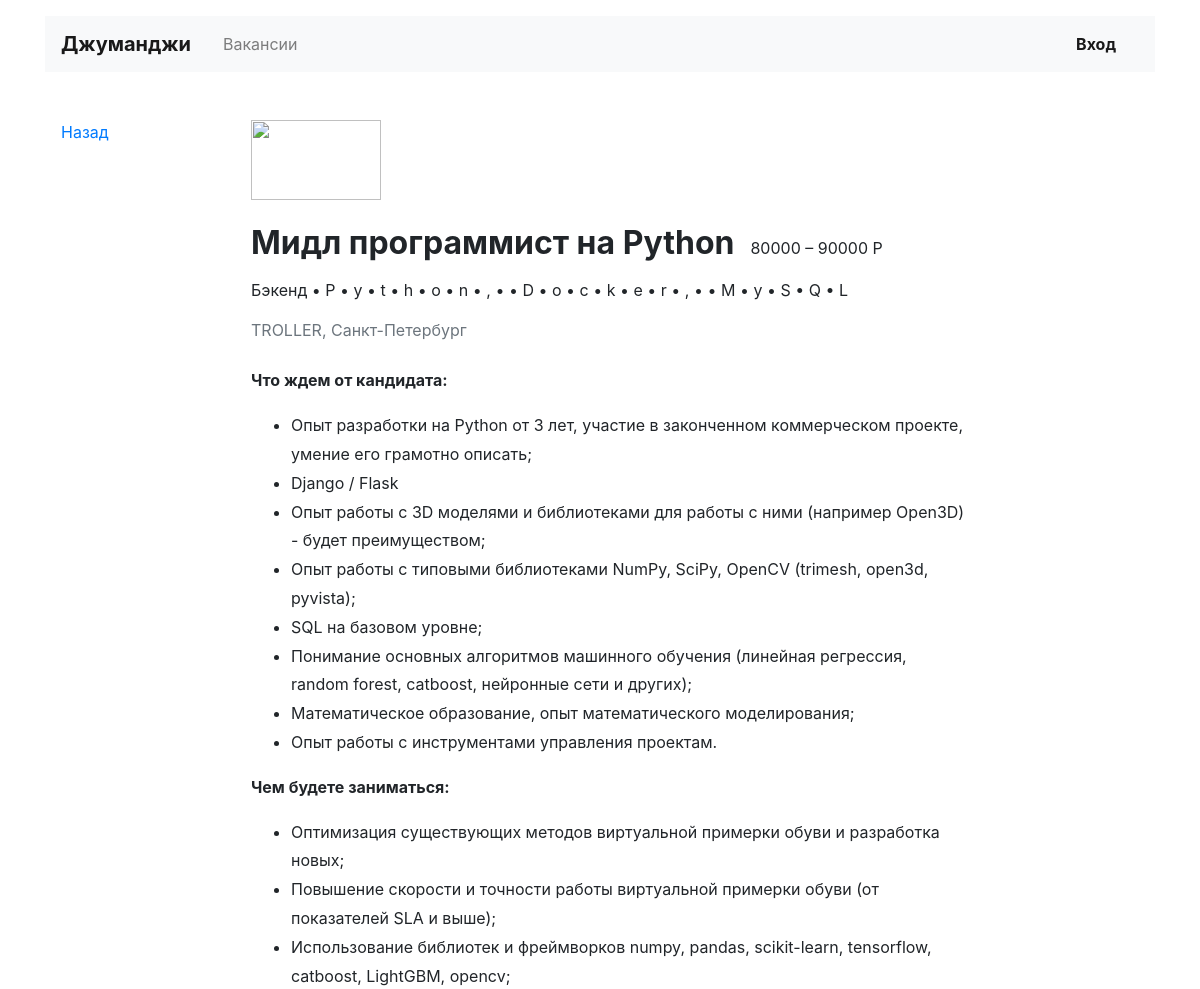
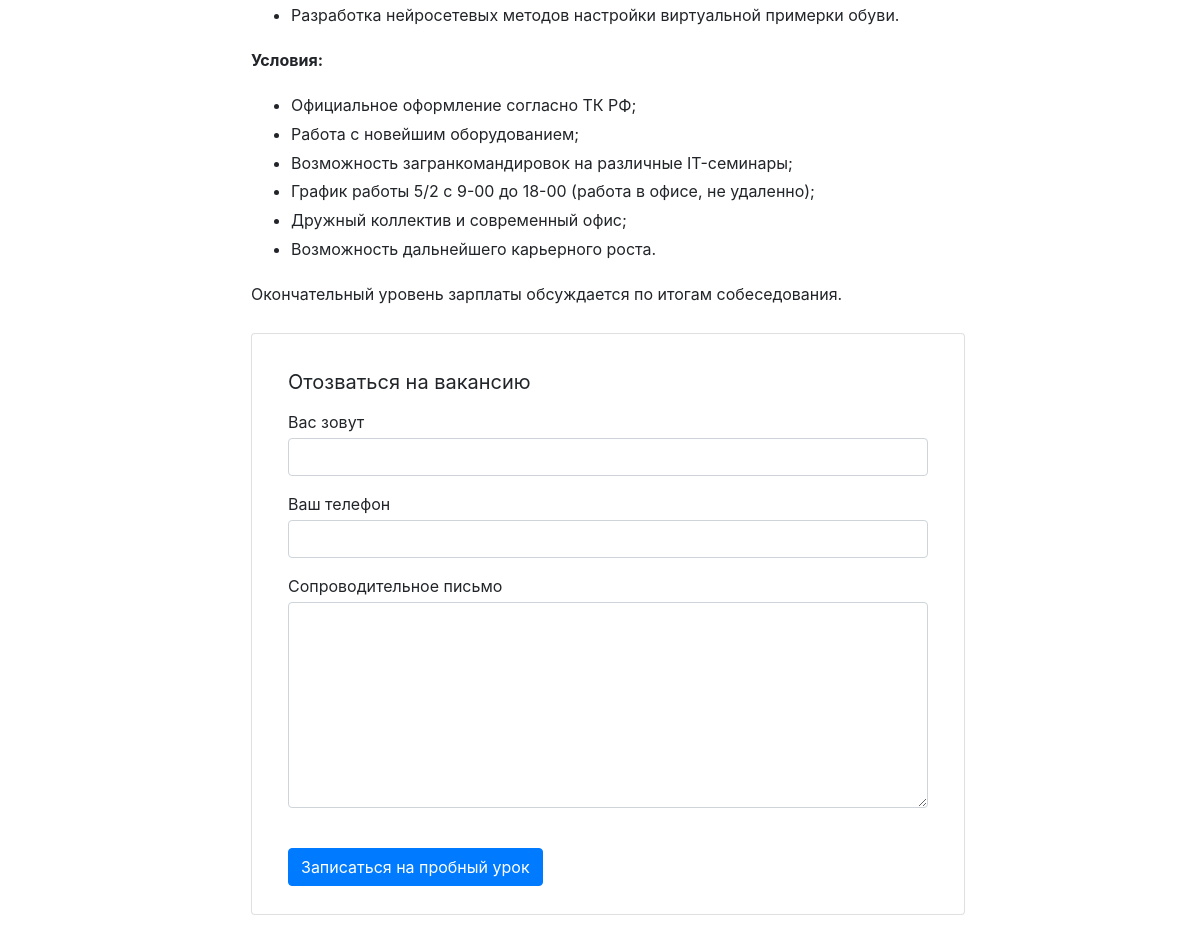
Screenshot of /vacancies/4 with the database file from the repository (2 pictures, top to bottom).
### vacancies_app/models.py (models this page shows, shortened)
class Vacancy(models.Model):
    title = models.CharField(max_length=100)
    specialty = models.ForeignKey(Specialty, on_delete=models.CASCADE, related_name='vacancies')
    company = models.ForeignKey(Company, on_delete=models.CASCADE, related_name='vacancies')
    skills = models.TextField()
    description = models.TextField()
    salary_min = models.IntegerField()
    salary_max = models.IntegerField()
    published_at = models.DateField()

class Specialty(models.Model):
    code = models.CharField(max_length=50)
    title = models.CharField(max_length=50)
    picture = models.URLField(default='https://place-hold.it/100x60')

class Company(models.Model):
    name = models.CharField(max_length=50)
    location = models.CharField(max_length=50)
    logo = models.URLField(default='https://place-hold.it/100x60')
    description = models.TextField()
    employee_count = models.IntegerField()

### vacancies_app/views.py (the view)
# urls.py: path('vacancies/<int:vacancy>', VacancyView.as_view(), name='vacancy'),
class VacancyView(View):
    def get(self, request, vacancy):
        vacancy = Vacancy.objects.get(id=vacancy)
        return render(request, 'vacancy.html', {'vacancy': vacancy})

### templates/vacancy.html
{% extends 'base.html' %}
{% block content %}
    {% load template_helpers %}
    <main class="container mt-3 pb-5">
        <div class="row mt-5">
            <div class="col-12 col-lg-2">
                <div class="pl-3 mb-5">
                    <p><a href="#">Назад</a></p>
                </div>
            </div>
            <div class="col-12 col-lg-8">
                <section class="pl-3">
                    <a href="#"><img src="https://place-hold.it/130x80" width="130" height="80" alt=""></a>
                    <div class="d-flex align-items-baseline align-content-baseline">
                        <h1 class="h2 mt-4 font-weight-bold">{{ vacancy.title }}</h1>
                        <p class="m-0 pl-3"> {{ vacancy.salary_min }} – {{ vacancy.salary_max }} Р</p>
                    </div>
                    <p class="mt-2">{{ vacancy.specialty.title }} {% for skill in vacancy.skills|split:"," %}
                        • {{ skill }}
                    {% endfor %}</p>
                    <p class="text-muted mb-4">{{ vacancy.company.name|upper }}, {{ vacancy.company.location }}</p>
                    <div style="line-height: 1.8;">
                        {{ vacancy.description |safe }}
                    </div>
                    <form action="/echo" class="card mt-4 mb-3" enctype="multipart/form-data">
                        <div class="card-body mx-3">
                            <p class="h5 mt-3 font-weight-normal">Отозваться на вакансию</p>
                            <div class="form-group">
                                <label class="mb-1 mt-2" for="userName">Вас зовут</label>
                                <input class="form-control" type="text" placeholder="" id="userName">
                            </div>
                            <div class="form-group">
                                <label class="mb-1" for="userPhone">Ваш телефон</label>
                                <input class="form-control" type="tel" placeholder="" id="userPhone">
                            </div>
                            <div class="form-group">
                                <label class="mb-1" for="userMsg">Сопроводительное письмо</label>
                                <textarea class="form-control" rows="8" id="userMsg"></textarea>
                            </div>
                            <input type="submit" class="btn btn-primary mt-4 mb-2" value="Записаться на пробный урок">
                        </div>
                    </form>
                </section>
            </div>
        </div>
    </main>
    </html>
{% endblock %}

### rows the page displays
Vacancy: title "Мидл программист на Python", salary_min "80000", salary_max "90000", specialty "Бэкенд", company.name "TROLLER", company.location "Санкт-Петербург", description "Что ждем от кандидата: Опыт разработки на Python от 3 лет, участие в законченном коммерческом проекте, умение его грамотно описать; Django / Flask Опыт работы с 3D моделями и библиотеками для работы с ними (например Open3D) - будет преимуществом; Опыт работы с типовыми библиотеками NumPy, SciPy, OpenCV (trimesh, open3d, pyvista); SQL на базовом уровне; Понимание основных алгоритмов машинного обучения (линейная регрессия, random forest, catboost, нейронные сети и других); Математическое образование, опыт математического моделирования; Опыт работы с инструментами управления проектам. Чем будете заниматься: Оптимизация существующих методов виртуальной примерки обуви и разработка новых;…"

### other values shown
{{ skill }} "P" "y" "t" "h" "o" "n" "," "D" "o" "c" "k" "e" "r" "," "M" "y" "S" "Q" "L"
